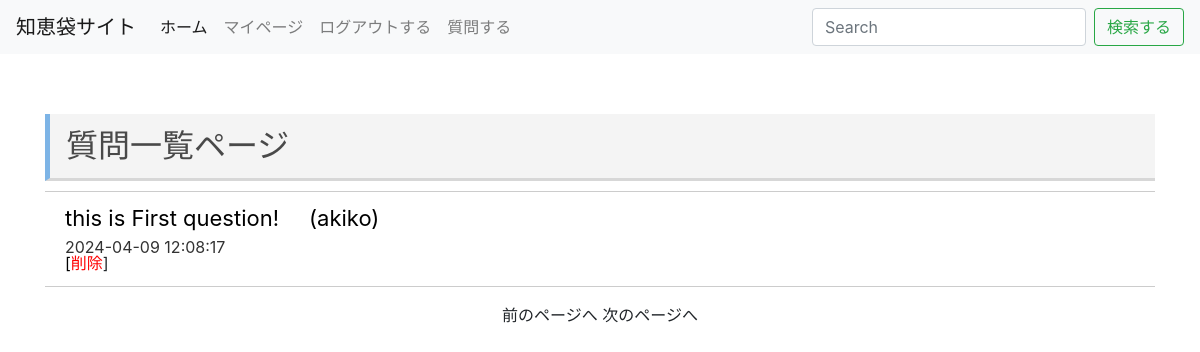
The app's page /question/index.php (signed in) with its own data.
### tables this page shows
CREATE TABLE questions (
    id INT AUTO_INCREMENT PRIMARY KEY,
    user_id VARCHAR(255),
    body TEXT,
    create_date DATETIME,
    update_date TIMESTAMP DEFAULT CURRENT_TIMESTAMP,
    delete_flag BOOLEAN DEFAULT NULL
);

CREATE TABLE users (
    id INT AUTO_INCREMENT PRIMARY KEY,
    username VARCHAR(255),
    password VARCHAR(255),
    nickname VARCHAR(255),
    create_date DATETIME,
    update_date TIMESTAMP DEFAULT CURRENT_TIMESTAMP,
    user_id VARCHAR(255)
);

### question/index.php (the view, shortened to what this page needs)
<?php
require('../dbconnect.php');
function h($value)
{
    return htmlspecialchars($value, ENT_QUOTES);
}
function makeLink($value)
{
    return mb_ereg_replace("(https?)(://[[:alnum:]\+\$\;\?\.%.!#~*/:@&=_-]+)", '<a href="\1\2">\1\2<a>', $value);
}
$page = $_REQUEST['page'];
if ($page == '') {
    $page = 1;
}
$page = max($page, 1);
$counts = $db->query('SELECT COUNT(*) AS cnt FROM questions');
$cnt = $counts->fetch();
$maxPage = ceil($cnt['cnt'] / 5);
$page = min($page, $maxPage);
$start = max(($page - 1) * 5, 0);
$posts = $db->prepare('SELECT u.nickname, q.* FROM users u, questions q WHERE u.user_id=q.user_id ORDER BY q.create_date DESC LIMIT ?, 5');
$posts->bindParam(1, $start, PDO::PARAM_INT);
$posts->execute();
?>
<!doctype html>
<html lang="ja">
<head>
    <link rel="stylesheet" href="https://stackpath.bootstrapcdn.com/bootstrap/4.1.3/css/bootstrap.min.css">
    <link rel="stylesheet" href="style.css">
</head>
<header>
    <nav class="navbar navbar-expand-lg navbar-light bg-light">
        <a class="navbar-brand" href="#">知恵袋サイト</a>
        <div class="collapse navbar-collapse" id="navbarSupportedContent">
            <ul class="navbar-nav mr-auto">
                <li class="nav-item active">
                    <a class="nav-link" href="../index.php">ホーム<span class="sr-only">(current)</span></a>
                </li>
                <?php if (isset($_SESSION['user_id']) && $_SESSION['time'] + 3600 > time()) : ?>
                    <li class="nav-item">
                        <a class="nav-link" href="../users/mypage.php">マイページ</a>
                    </li>
                    <li class="nav-item">
                        <a class="nav-link" id="logout" href="../logout.php">ログアウトする</a>
                    </li>
                    <li class="nav-item">
                        <a class="nav-link" href="addQuestion.php">質問する</a>
                    </li>
                <?php endif; ?>
            </ul>
            <form class="form-inline my-2 my-lg-0">
                <input class="form-control mr-sm-2" type="search" placeholder="Search" aria-label="Search">
                <button class="btn btn-outline-success my-2 my-sm-0" type="submit">検索する</button>
            </form>
        </div>
    </nav>
</header>
<body>
    <div class="container question">
        <h1>質問一覧ページ</h1>
        <div class="msg__lists">
            <?php
            foreach ($posts as $post) :
            ?>
                <article class="msg__list">
                    <a href="detail.php?id=<?php echo h($post['id']) ?>">
                        <div class="msg__body">
                            <?php if ((mb_strlen($post['body'])) > 50) : ?>
                                <p class="msg__question">
                                    <?php echo mb_strlen(makeLink(h($post['body'])), 'UTF-8') > 50 ? mb_substr(makeLink(h($post['body'])), 0, 50, 'UTF-8') . '...' : makeLink(h($post['body'])); ?>
                                    <span class="name">(<?php echo h($post['nickname']); ?>)</span>
                                </p>
                            <?php else : ?>
                                <p class="msg__question">
                                    <?php echo makeLink(h($post['body'])); ?><span class="name">(<?php echo h($post['nickname']); ?>)</span>
                                </p>
                            <?php endif; ?>
                            <p class="msg__day"><?php echo h($post['create_date']); ?></p>
                            <?php if ($_SESSION['user_id'] == $post['user_id']) : ?>
                                [<a href="delete.php?id=<?php echo h($post['id']); ?>" style="color:red;">削除</a>]
                            <?php endif; ?>
                        </div>
                    </a>
                </article>
            <?php
            endforeach;
            ?>
        </div>
    </div>
    <ul class="page" style="text-align: center; margin-top:20px;">
        <?php
        if ($page > 1) {
        ?>
            <li style="display:inline;"><a href="index.php?page=<?php print($page - 1); ?>">前のページへ</a></li>
        <?php
        } else {
        ?>
            <li style="display:inline;">前のページへ</li>
        <?php
        }
        ?>
        <?php
        if ($page < $maxPage) {
        ?>
            <li style="display:inline;"><a href="index.php?page=<?php print($page + 1); ?>">次のページへ</a></li>
        <?php
        } else {
        ?>
            <li style="display:inline;">次のページへ</li>
        <?php
        }
        ?>
    </ul>
</body>
</html>

### question/style.css (style rules this page uses)
html, body, div, span, object, iframe, h1, h2, h3, h4, h5, h6, p, blockquote, pre, abbr, address, cite, code, del, dfn, em, img, ins, kbd, q, samp, small, strong, sub, sup, var, b, i, dl, dt, dd, ol, ul, li, fieldset, form, label, legend, table, caption, tbody, tfoot, thead, tr, th, td, article, aside, canvas, details, figcaption, figure, footer, header, hgroup, menu, nav, section, summary, time, mark, audio, video { margin:0; padding:0; border:0; outline:0; font-size:100%; vertical-align:baseline; background:transparent; }
body { line-height:1; }
article,aside,details,figcaption,figure, footer,header,hgroup,menu,nav,section { display:block; }
ul { list-style:none; }
a { margin:0; padding:0; font-size:100%; vertical-align:baseline; background:transparent; text-decoration: none; }
input, select { vertical-align:middle; }
.question { padding-top: 60px; }
.question h1 { padding: 0.4em 0.5em; color: #494949; background: #f4f4f4; border-left: solid 5px #7db4e6; border-bottom: solid 3px #d7d7d7; font-size: 2rem; }
.msg__lists { margin-top: 10px; }
.msg__list:first-of-type { border-top: 1px solid #ccc; }
.msg__list a { color: #000; text-decoration: none; }
.msg__body { padding: 15px 20px; border-bottom: 1px solid #ccc; }
.msg__question { font-size: 22px; }
.name { padding-left: 30px; }
.msg__day { margin-top: 10px; color: #333; }

### records on screen
questions: body "this is First question!", users.nickname "akiko", create_date "2024-04-09 12:08:17"
